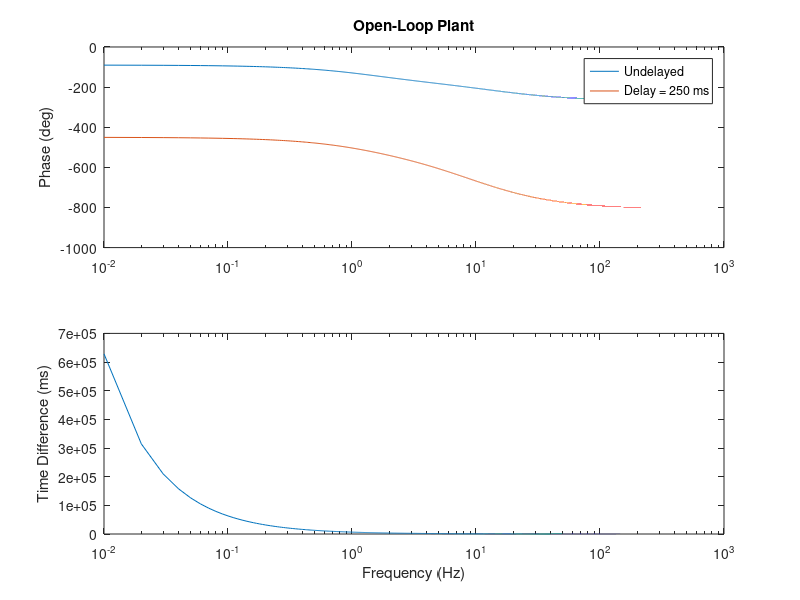

Recreate this plot in MATLAB.
% Change the delay on line 10 to change how much delay you would like to
% approximate.

clear all;
rng(1);

% Single joint reaching movements:
G = .14;        % Viscous Constant: Ns/m
I = .1;         % Inertia Kgm2
tau = 0.066;    % Muscle time constant, s
delay = .25; 

A1 = [0 1 0
    0 -G/I 1/I
    0 0 -1/tau];
B1 = [0 0 1/tau]';
C1 = [1 0 0];

A2 = [0 1 0 0
    0 -G/I 4/(delay*I) -1/I
    0 0 -2/delay 1
    0 0 0 -1/tau];
B2 = [0 0 0 1/tau]';
C2 = [1 0 0 0];

G = ss(A1,B1,C1,0);
H = ss(A2,B2,C2,0);
freq = 0.01:0.01:1000;
[mag1, phase1] = bode(G,freq);
[mag2, phase2] = bode(H,freq);
mag1 = 20*log10(mag1);
mag2 = 20*log10(mag2);
phase1 = squeeze(phase1);
phase2 = squeeze(phase2)-360;

lag = phase1 - phase2;
lag = 2*pi*1000*lag./(freq'*360);

figure
subplot(2,1,1)
semilogx(freq,phase1)
hold on
title('Open-Loop Plant')
semilogx(freq,phase2)
ylabel('Phase (deg)')
legend({'Undelayed',['Delay = ',num2str(delay*1000),' ms']})

subplot(2,1,2)
semilogx(freq,lag)
xlabel('Frequency (Hz)')
ylabel('Time Difference (ms)')
